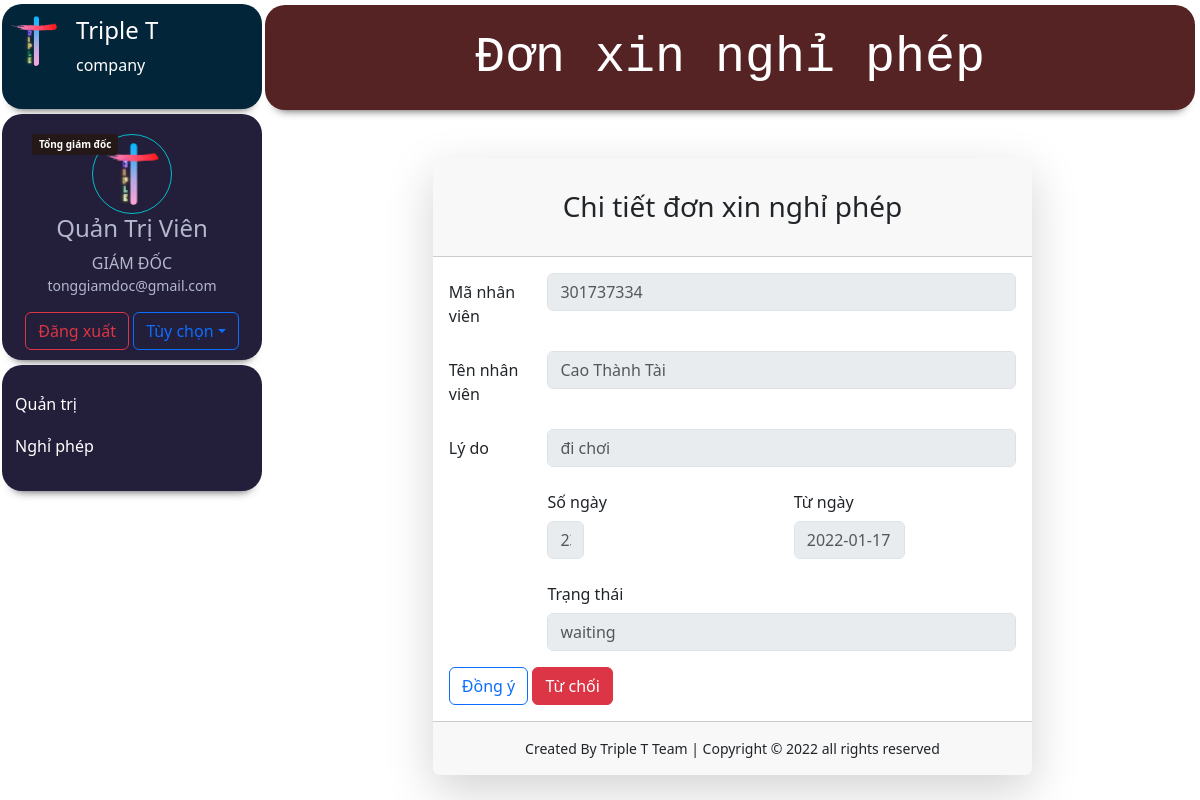
/dist/attendancedetail.php?madonxnp=44 (signed in), run on the app's committed database.
### tables this page shows
CREATE TABLE `nhanvien` (
  `stt` int(11) NOT NULL,
  `avatar` varchar(128) DEFAULT NULL,
  `chucvu` varchar(128) DEFAULT NULL,
  `phongban` varchar(128) DEFAULT NULL,
  `lastname` varchar(128) DEFAULT NULL,
  `firstname` varchar(128) DEFAULT NULL,
  `ngaysinh` date DEFAULT NULL,
  `gender` varchar(128) DEFAULT NULL,
  `cccd` varchar(128) NOT NULL,
  `ngaycap` date DEFAULT NULL,
  `noicap` varchar(128) DEFAULT NULL,
  `quoctich` varchar(128) DEFAULT NULL,
  `dantoc` varchar(128) DEFAULT NULL,
  `tongiao` varchar(128) DEFAULT NULL,
  `noisinh` varchar(128) DEFAULT NULL,
  `thuongtru` varchar(128) DEFAULT NULL,
  `sdt` bigint(20) DEFAULT NULL,
  `sdtkc` bigint(20) DEFAULT NULL,
  `quanhe` varchar(128) DEFAULT NULL,
  `email` varchar(128) DEFAULT NULL,
  `duoiemail` varchar(128) DEFAULT NULL,
  `stk` bigint(20) DEFAULT NULL,
  `nganhang` varchar(128) DEFAULT NULL
);

CREATE TABLE `xinnghiphep` (
  `madonxnp` int(11) NOT NULL,
  `cccd` varchar(128) NOT NULL,
  `ten` varchar(128) NOT NULL,
  `ngaynghi` date NOT NULL,
  `songay` int(11) NOT NULL,
  `lydo` varchar(128) NOT NULL,
  `trangthai` varchar(128) NOT NULL DEFAULT 'waiting',
  `machucvu` int(11) NOT NULL,
  `phongban` varchar(128) NOT NULL,
  `tongngayduocnghi` int(11) NOT NULL
);

### www/dist/attendancedetail.php (the view, shortened to what this page needs)
<?php
  $conn = new mysqli('mysql-server', 'root', 'root', 'quantrivien');
  $madonxnp ='';
  if(isset($_GET["madonxnp"])) {
      $madonxnp = $_GET['madonxnp'];
  {
      }}
  $sql = "SELECT * FROM xinnghiphep WHERE madonxnp = '$madonxnp' ";
  $result1 = $conn->query($sql);
?>
<!doctype html>
<html lang="en">
  <head>
    <link href="https://cdn.jsdelivr.net/npm/bootstrap@5.0.2/dist/css/bootstrap.min.css" rel="stylesheet"
>
    <link href="../assets/dist/css/bootstrap.min.css" rel="stylesheet">
        <link rel="stylesheet" href="../style.css">
    </head>
<body>
<?php
    include 'sidebar.php';
    ?>
<div class="main">
        <?php
            if ($result1->num_rows > 0) {
            while($row = $result1->fetch_assoc()) {
                $xinnghiphep1 = $row["madonxnp"];
                $xinnghiphep2 = $row['cccd'];
                $xinnghiphep3 = $row['ten'];
                $xinnghiphep4 = $row['ngaynghi'];
                $xinnghiphep5 = $row['songay'];
                $xinnghiphep6 = $row['lydo'];
                $xinnghiphep7 = $row['trangthai'];
        ?>
        <?php
        }
        } else { }
        ?>
        <div class="tieude">
            <p class="dongtieude"> Đơn xin nghỉ phép</p>
        </div>
        <div class="container">
    <div class="row justify-content-center">
        <div class="col-lg-8">
            <div class="card shadow-lg border-0 rounded-lg mt-5">
                <div class="card-header"><h3 class="text-center font-weight-light my-4">Chi tiết đơn xin nghỉ phép</h3></div>
                    <div class="card-body">
                        <div class="row mb-3">
                            <label for="inputEmail3" class="col-sm-2 col-form-label" >Mã nhân viên</label>
                            <div class="col-sm-10">
                                <input type="text" class="form-control" name="lydo" id="inputEmail3" placeholder="<?=$xinnghiphep2?>"  disabled>
                            </div>
                        </div>
                        <div class="row mb-3">
                            <label for="inputEmail3" class="col-sm-2 col-form-label" >Tên nhân viên</label>
                            <div class="col-sm-10">
                                <input type="text" class="form-control" name="lydo" id="inputEmail3" placeholder="<?=$xinnghiphep3?>"  disabled>
                            </div>
                        </div>
                        <div class="row mb-3">
                            <label for="inputEmail3" class="col-sm-2 col-form-label" >Lý do</label>
                            <div class="col-sm-10">
                                <input type="text" class="form-control" name="lydo" id="inputEmail3" placeholder="<?=$xinnghiphep6?>"  disabled>
                            </div>
                        </div>
                        <div class="row mb-3">
                            <label for="inputEmail3" class="col-sm-2 col-form-label" ></label>
                            <div class = "col ">
                                <label for="inputEmail3" class="col-sm-10 col-form-label" >Số ngày</label>
                                <div class="col-sm-2">
                                    <input type="text" class="form-control" name="lydo" id="inputEmail3" placeholder="<?=$xinnghiphep5?>"  disabled>
                                </div>
                            </div>
                            <div class = "col ">
                                <label for="inputEmail3" class="col-sm-6 col-form-label" >Từ ngày</label>
                                <div class="col-sm-6">
                                    <input type="text" class="form-control" name="lydo" id="inputEmail3" placeholder="<?=$xinnghiphep4?>"  disabled>
                                </div>
                            </div>
                        </div>
                        <div class="row mb-3">
                        <label for="inputEmail3" class="col-sm-2 col-form-label" ></label>
                            <div class = "col mb-6">
                                <label for="inputEmail3" class="col-sm-6 col-form-label" >Trạng thái</label>
                                <input type="text" class="form-control" name="lydo" id="inputEmail3" placeholder="<?=$xinnghiphep7?>"  disabled>
                            </div>
                        </div>
                        <td>
                                <a type="button" class="btn btn-outline-primary btnaccept" href="manage_attendance_approved.php?id=<?=$xinnghiphep1?>">
                                  Đồng ý</a>
                                </td>
                                <td>
                                <a type="button" class="btn btn-danger btnaccept"  href="manage_attendance_approved.php?id1=<?=$xinnghiphep1?>">
                                  Từ chối</a>
                                </td>
                    </div>
                    <div class="card-footer text-center py-3">
                    <div class="small">Created By Triple T Team | Copyright © 2022 all rights reserved</div>
                </div>
            </div>
        </div>
    </div>
</div>
  </body>
</html>

### www/dist/sidebar.php (shortened to what this page needs)
<?php
  $user = $_SESSION['user'];
  $conn = new mysqli('mysql-server', 'root', 'root', 'quantrivien');
  $sql = "SELECT * FROM nhanvien WHERE cccd='$user'";
  $result =$conn -> query($sql);
  $data = $result->fetch_array();
  $email = $data['email'].$data['duoiemail'];
  ?>
<div class ="home">
    <div class="flex-shrink-0 sidenav">
        <div class="logobrandcard">
            <div class="d-flex flex-row logothuonghieu">
                <div class="p-2"><a href="home.php"><img src="../images/logo.svg" width="50" /></a></div>
                <div class="p-2">
                    <h4>Triple T</h4>
                    <p>company</p>
                </div>
            </div>
        </div>
        <div class="profilecard">
            <span class="chucvu" chucvu="<?=$data['chucvu']?>"><?=$data['chucvu']?></span>
            <img class="round" src="../images/logo.png" height ="80" alt="user" />
            <h4 class="ten"><?=$_SESSION['name'] ?></h4>
            <h7 class ="phongban"><?=$data['phongban']?></h7>
            <p class ="email"><?=$email?></p>
            <a class="btn btn-outline-danger" href="logout.php">Đăng xuất</a>
            <button class="btn btn-outline-primary dropdown-toggle " data-bs-toggle="dropdown">Tùy chọn</button>
        </div>
        <div class="selectlist flex-fluid">
            <ul class="list-unstyled ps-0">
                <li class="mb-1 hidequantri" permission="<?=$_SESSION['permission'] ?>" >
                    <button class="btn title1 align-items-center rounded collapsed" data-bs-toggle="collapse" data-bs-target="#home-collapse" aria-expanded="false">
                    Quản trị
                    </button>
                </li>
                <li class="mb-1" >
                    <button class="btn title1 align-items-center rounded collapsed" data-bs-toggle="collapse" data-bs-target="#tinhnang-collapse" aria-expanded="false">
                    Nghỉ phép
                    </button>
                </li>
            </ul>
        </div>
    </div>
</div>

### www/style.css (style rules this page uses)
.main .tieude .dongtieude { text-align: center; font-size: 50px; font-family: 'Courier New', Courier, monospace; }
.main .tieude { background-color: #552323; border-radius: 20px; box-shadow: 0px 10px 10px -10px rgba(0,0,0,0.75); color: #ffffff; padding-top: 15px; position: relative; max-width: 100%; height: 105px; text-align: center; margin-top: 4px; margin-right: 5px; }
.sidenav { height: 100%; width: 260px; position: fixed; z-index: 1; top: 0; left: 2px; background-color: none; overflow-x: hidden; }
.sidenav .phongban { margin: 5px 0; text-transform: uppercase; }
.sidenav .email { font-size: 14px; line-height: 21px; }
.sidenav .logobrandcard { background-color: #032539; border-radius: 20px; box-shadow: 0px 10px 10px -10px rgba(0,0,0,0.75); color: #ffffff; padding-top: 4px; position: relative; max-width: 100%; text-align: left; margin-top: 4px; height: 105px; }
.sidenav .profilecard { background-color: #231E39; border-radius: 20px; box-shadow: 0px 10px 10px -10px rgba(0,0,0,0.75); color: #B3B8CD; padding-top: 20px; padding-bottom: 10px; position: relative; width: 350px; max-width: 100%; text-align: center; margin-top: 5px; }
.sidenav .profilecard .chucvu[chucvu="Tổng giám đốc"] { color: #ffffff; background-color: #241818; border-radius: 3px; font-size: 10px; font-weight: bold; padding: 3px 7px; position: absolute; top: 20px; left: 30px; }
.sidenav .profilecard .round { border: 1px solid #03BFCB; border-radius: 50%; padding: 8px; }
.sidenav .selectlist { background-color: #231E39; border-radius: 20px; box-shadow: 0px 10px 10px -10px rgba(0,0,0,0.75); color: #B3B8CD; padding-top: 20px; padding-bottom: 10px; position: relative; width: 350px; max-width: 100%; text-align: left; margin-top: 5px; }
.sidenav .rounded { color: rgb(255, 255, 255); }
.main { margin-left: 265px; margin-top: 5px; }

### data on the page
nhanvien: chucvu "Tổng giám đốc", phongban "GIÁM ĐỐC", email "tonggiamdoc@gmail.com"
xinnghiphep: lydo "301737334", lydo "Cao Thành Tài", lydo "đi chơi", lydo "23", lydo "2022-01-17", lydo "waiting"

### other printed values
$_SESSION['name'] "Quản Trị Viên"
